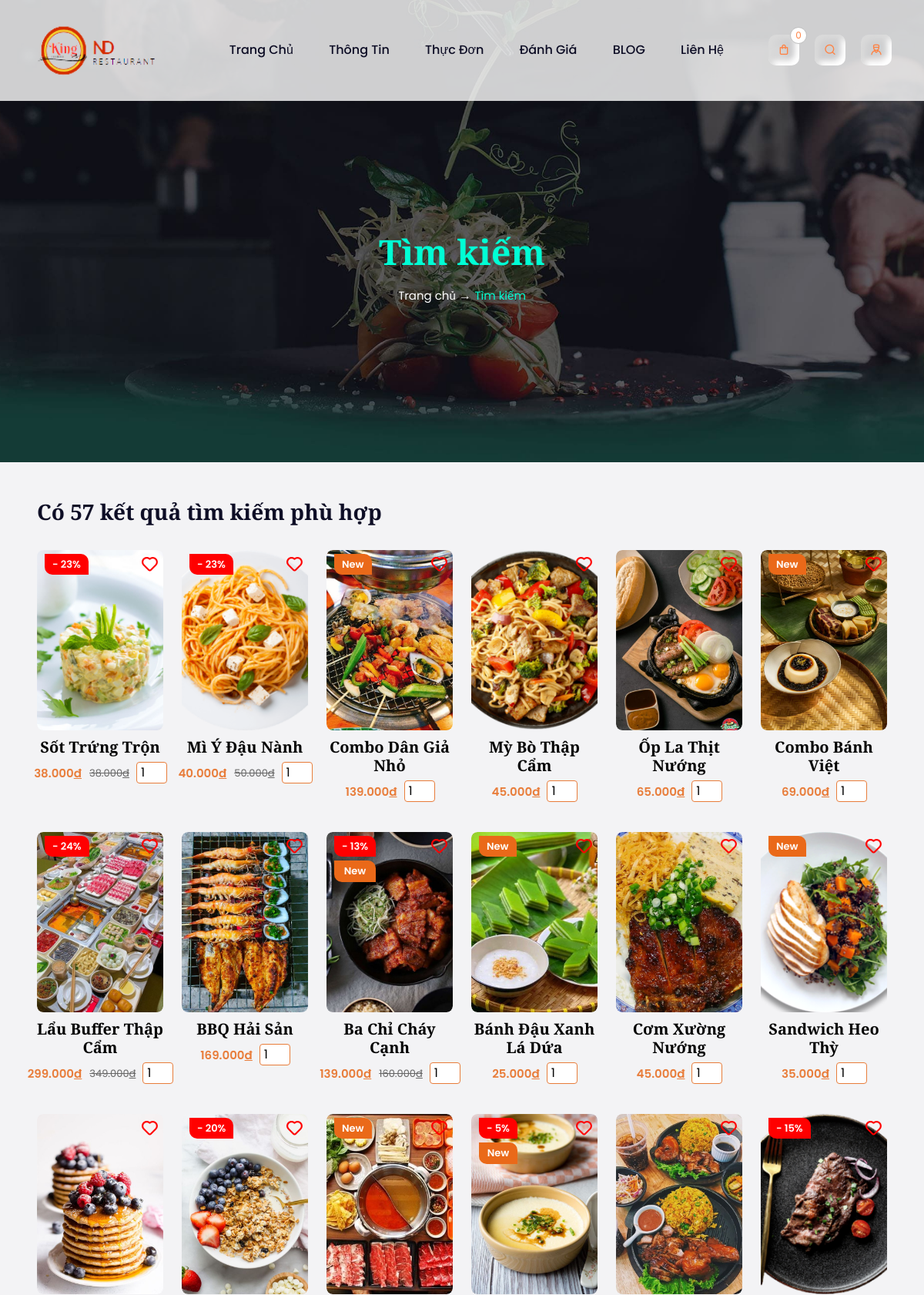
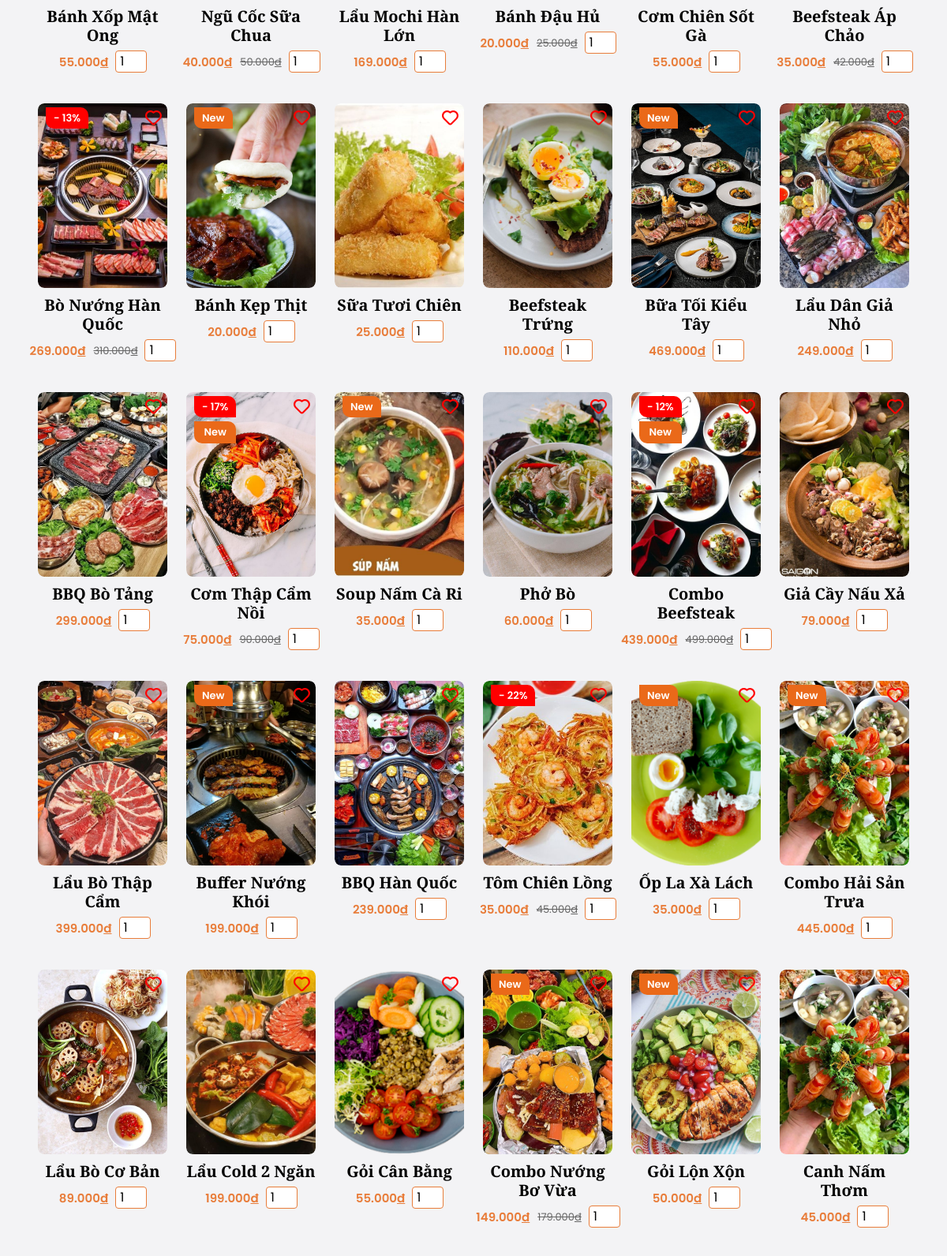
Page /product/searchPro.php (signed in, upper part) on the committed database (2 pictures, top to bottom).
### tables this page shows
CREATE TABLE `menu` (
  `id` int(100) NOT NULL,
  `id_pro` int(100) NOT NULL,
  `name` varchar(100) NOT NULL,
  `price` int(100) NOT NULL,
  `image` varchar(100) NOT NULL,
  `price_old` int(100) NOT NULL,
  `new` varchar(100) NOT NULL,
  `rate` int(100) NOT NULL,
  `content` varchar(1000) NOT NULL
);

### product/searchPro.php (the view, shortened to what this page needs)
<?php
include '../JDBC/config.php';
$user_id = $_SESSION['user_id'];
$searchContent = $_GET['input'];
$result = mysqli_query($conn, "SELECT * FROM `menu` WHERE `name` LIKE '%" . $searchContent . "%'");
?>
<!DOCTYPE html>
<html lang="en">
<head>
    <link rel="stylesheet" href="https://unicons.iconscout.com/release/v4.0.0/css/line.css">
    <link rel="stylesheet" href="../assets/css/bootstrap.min.css">
    <link rel="stylesheet" href="../assets/css/swiper-bundle.min.css">
    <link rel="stylesheet" href="../assets/css/jquery.fancybox.min.css">
    <link rel="stylesheet" href="../CSS/style.css">
</head>
<body class="body-fixed">
    <header class="site-header" style="background-color: rgba(255, 255, 255, 0.8);">
        <div class="container">
            <div class="row">
                <div class="col-lg-2">
                    <div class="header-logo">
                        <a href="../dashboard/Trangchu.php">
                            <img src="../assets/images/logo.png" width="180" height="70" alt="Logo">
                        </a>
                    </div>
                </div>
                <div class="col-lg-10">
                    <div class="main-navigation">
                        <nav class="header-menu">
                            <ul class="menu food-nav-menu">
                                <li><a href="../dashboard/Trangchu.php">Trang chủ</a></li>
                                <li><a href="../dashboard/about.php">Thông tin</a></li>
                                <li><a href="products.php">Thực đơn</a></li>
                                <li><a href="#gallery">Đánh giá</a></li>
                                <li><a href="#blog">BLOG</a></li>
                                <li><a href="#contact">Liên hệ</a></li>
                            </ul>
                        </nav>
                        <div class="header-right">
                            <a href="../Cart_order/cart.php" class="header-btn header-cart" title="Giỏ hàng">
                                <i class="uil uil-shopping-bag"></i>
                                <span class="cart-number">
                                    <?php
                                    $select = mysqli_query($conn, "SELECT * FROM `cart_new` WHERE user_id = '$user_id'")
                                        or die('query failed');
                                    echo mysqli_num_rows($select);
                                    ?>
                                </span>
                            </a>
                            <a href="javascript:void(0)" class="header-btn heart" title="Mục yêu thích">
                                <i class="uil uil-search"></i>
                            </a>
                            <a href="javascript:void(0)" class="header-btn user" title="Tài khoản của bạn">
                                <i class="uil uil-user-md"></i>
                            </a>
                        </div>
                    </div>
                </div>
            </div>
        </div>
    </header>
    <div id="viewport">
        <div id="js-scroll-content">
            <section class="panel-cart" id="home">
                <div class="panel-main-cart active">
                    <div class="container">
                        <div class="row">
                            <h3>Tìm kiếm</h3>
                            <div class="panel-text-cart">
                                <a href="../dashboard/Trangchu.php">Trang chủ</a> &rarr;
                                <a href="products.php">Tìm kiếm</a>
                            </div>
                        </div>
                    </div>
                </div>
            </section>
            <section class="seactionSearchPro">
                <div class="searchPro">
                    <div class="container-fuild p-5">
                        <div class="row">
                            <h3>Có <?php echo mysqli_num_rows($result); ?> kết quả tìm kiếm phù hợp</h3>
                        </div>
                        <div class="row mt-4">
                            <?php
                            if (mysqli_num_rows($result) > 0) {
                                while ($fetch = mysqli_fetch_assoc($result)) {
                            ?>
                                    <div class="col-6 col-md-4 col-lg-3 col-xl-2 col-fix">
                                        <form action="" method="post">
                                            <div class="pro-content">
                                                <div class="pro-content-img">
                                                    <a href="itemPro.php?id=<?php echo $fetch['id']; ?>&id_pro=<?php echo $fetch['id_pro']; ?>" title="<?php echo $fetch['name']; ?>">
                                                        <img src="../assets/images/dish/<?php echo $fetch['image']; ?>">
                                                    </a>
                                                    <div class="pro-content-heart">
                                                        <div class="pro-content-heart-newAndPer ">
                                                            <?php
                                                            if (!empty($fetch['rate'])) {
                                                                echo "<span style='background: red;'>- " . $fetch['rate'] . "%</span>";
                                                            }
                                                            ?>
                                                            <?php
                                                            if (!empty($fetch['new'])) {
                                                                echo "<span style='background: rgb(234, 105, 25);'>" . $fetch['new'] . "</span>";
                                                            }
                                                            ?>
                                                        </div>
                                                        <i class="uil uil-heart"></i>
                                                    </div>
                                                </div>
                                                <div class="pro-content-text">
                                                    <h5>
                                                        <a href="itemPro.php?id=<?php echo $fetch['id']; ?>&id_pro=<?php echo $fetch['id_pro']; ?>">
                                                            <?php echo $fetch['name']; ?>
                                                        </a>
                                                    </h5>
                                                    <div class="pro-content-text-num d-flex justify-content-center">
                                                        <span>
                                                            <?php
                                                            $number = number_format($fetch['price'], 0, ",", ".");
                                                            echo $number;
                                                            ?><u>đ</u> </span>
                                                        <?php
                                                        if (!empty($fetch['price_old'])) {
                                                            echo "<span style='margin-left: 10px; margin-top: 4px; font-weight: normal !important; font-size: 13px; color: #666; text-decoration: line-through;'>"
                                                                . number_format($fetch['price_old'], 0, ",", ".") . "<u>đ</u></span>";
                                                        }
                                                        ?>
                                                        <input type="number" name="product_quantity" min="1" value="1">
                                                    </div>
                                                </div>
                                            </div>
                                        </form>
                                    </div>
                            <?php
                                };
                            };
                            ?>
                        </div>
                    </div>
                </div>
            </section>
        </div>
    </div>
</body>
</html>

### rows in the picture
menu: image (picture), rate "23", name "Sốt Trứng Trộn", price "38.000", price_old "38.000"
menu: image (picture), rate "23", name "Mì Ý Đậu Nành", price "40.000", price_old "50.000"
menu: image (picture), new "New", name "Combo Dân Giả Nhỏ", price "139.000"
menu: image (picture), name "Mỳ Bò Thập Cẩm", price "45.000"
menu: image (picture), name "Ốp La Thịt Nướng", price "65.000"
menu: image (picture), new "New", name "Combo Bánh Việt", price "69.000"
menu: image (picture), rate "24", name "Lẩu Buffer Thập Cẩm", price "299.000", price_old "349.000"
menu: image (picture), name "BBQ Hải Sản", price "169.000"
menu: image (picture), rate "13", new "New", name "Ba Chỉ Cháy Cạnh", price "139.000", price_old "160.000"
menu: image (picture), new "New", name "Bánh Đậu Xanh Lá Dứa", price "25.000"
menu: image (picture), name "Cơm Xường Nướng", price "45.000"
menu: image (picture), new "New", name "Sandwich Heo Thỳ", price "35.000"
menu: image (picture), name "Bánh Xốp Mật Ong", price "55.000"
menu: image (picture), rate "20", name "Ngũ Cốc Sữa Chua", price "40.000", price_old "50.000"
menu: image (picture), new "New", name "Lẩu Mochi Hàn Lớn", price "169.000"
menu: image (picture), rate "5", new "New", name "Bánh Đậu Hủ", price "20.000", price_old "25.000"
menu: image (picture), name "Cơm Chiên Sốt Gà", price "55.000"
menu: image (picture), rate "15", name "Beefsteak Áp Chảo", price "35.000", price_old "42.000"
menu: image (picture), rate "13", name "Bò Nướng Hàn Quốc", price "269.000", price_old "310.000"
menu: image (picture), new "New", name "Bánh Kẹp Thịt", price "20.000"
menu: image (picture), name "Sữa Tươi Chiên", price "25.000"
menu: image (picture), name "Beefsteak Trứng", price "110.000"
menu: image (picture), new "New", name "Bữa Tối Kiểu Tây", price "469.000"
menu: image (picture), name "Lẩu Dân Giả Nhỏ", price "249.000"
menu: image (picture), name "BBQ Bò Tảng", price "299.000"
menu: image (picture), rate "17", new "New", name "Cơm Thập Cẩm Nồi", price "75.000", price_old "90.000"
menu: image (picture), new "New", name "Soup Nấm Cà Ri", price "35.000"
menu: image (picture), name "Phở Bò", price "60.000"
menu: image (picture), rate "12", new "New", name "Combo Beefsteak", price "439.000", price_old "499.000"
menu: image (picture), name "Giả Cầy Nấu Xả", price "79.000"
menu: image (picture), name "Lẩu Bò Thập Cẩm", price "399.000"
menu: image (picture), new "New", name "Buffer Nướng Khói", price "199.000"
menu: image (picture), name "BBQ Hàn Quốc", price "239.000"
menu: image (picture), rate "22", name "Tôm Chiên Lồng", price "35.000", price_old "45.000"
menu: image (picture), new "New", name "Ốp La Xà Lách", price "35.000"
menu: image (picture), new "New", name "Combo Hải Sản Trưa", price "445.000"
menu: image (picture), name "Lẩu Bò Cơ Bản", price "89.000"
menu: image (picture), name "Lẩu Cold 2 Ngăn", price "199.000"
menu: image (picture), name "Gỏi Cân Bằng", price "55.000"
menu: image (picture), new "New", name "Combo Nướng Bơ Vừa", price "149.000", price_old "179.000"
menu: image (picture), new "New", name "Gỏi Lộn Xộn", price "50.000"
menu: image (picture), name "Canh Nấm Thơm", price "45.000"

### other values in the picture
mysqli_num_rows($select) "0"
mysqli_num_rows($result) "57"
